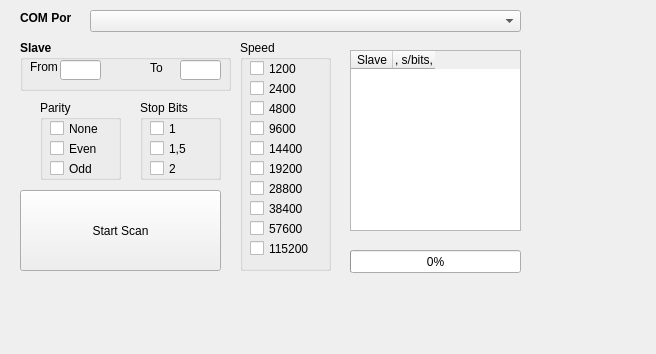
<?xml version="1.0" encoding="UTF-8"?>
<ui version="4.0">
 <class>form_scan</class>
 <widget class="QWidget" name="form_scan">
  <property name="geometry">
   <rect>
    <x>0</x>
    <y>0</y>
    <width>656</width>
    <height>354</height>
   </rect>
  </property>
  <property name="palette">
   <palette>
    <active>
     <colorrole role="WindowText">
      <brush brushstyle="SolidPattern">
       <color alpha="255">
        <red>0</red>
        <green>0</green>
        <blue>0</blue>
       </color>
      </brush>
     </colorrole>
    </active>
    <inactive>
     <colorrole role="WindowText">
      <brush brushstyle="SolidPattern">
       <color alpha="255">
        <red>0</red>
        <green>0</green>
        <blue>0</blue>
       </color>
      </brush>
     </colorrole>
    </inactive>
    <disabled>
     <colorrole role="WindowText">
      <brush brushstyle="SolidPattern">
       <color alpha="255">
        <red>120</red>
        <green>120</green>
        <blue>120</blue>
       </color>
      </brush>
     </colorrole>
    </disabled>
   </palette>
  </property>
  <property name="windowTitle">
   <string>Form</string>
  </property>
  <widget class="QComboBox" name="comboBox_com_port">
   <property name="geometry">
    <rect>
     <x>90</x>
     <y>10</y>
     <width>431</width>
     <height>22</height>
    </rect>
   </property>
  </widget>
  <widget class="QLabel" name="com_port">
   <property name="geometry">
    <rect>
     <x>20</x>
     <y>10</y>
     <width>51</width>
     <height>16</height>
    </rect>
   </property>
   <property name="font">
    <font>
     <bold>true</bold>
    </font>
   </property>
   <property name="text">
    <string>COM Port</string>
   </property>
  </widget>
  <widget class="QGroupBox" name="group_box_slave">
   <property name="geometry">
    <rect>
     <x>20</x>
     <y>40</y>
     <width>211</width>
     <height>51</height>
    </rect>
   </property>
   <property name="font">
    <font>
     <bold>true</bold>
    </font>
   </property>
   <property name="title">
    <string>Slave</string>
   </property>
   <widget class="QLineEdit" name="etr_slave_to">
    <property name="geometry">
     <rect>
      <x>160</x>
      <y>20</y>
      <width>41</width>
      <height>20</height>
     </rect>
    </property>
    <property name="font">
     <font>
      <bold>false</bold>
     </font>
    </property>
    <property name="inputMask">
     <string/>
    </property>
    <property name="text">
     <string/>
    </property>
   </widget>
   <widget class="QLabel" name="lbl_from">
    <property name="geometry">
     <rect>
      <x>10</x>
      <y>20</y>
      <width>43</width>
      <height>13</height>
     </rect>
    </property>
    <property name="font">
     <font>
      <bold>false</bold>
     </font>
    </property>
    <property name="text">
     <string>From</string>
    </property>
   </widget>
   <widget class="QLabel" name="lbl_to">
    <property name="geometry">
     <rect>
      <x>130</x>
      <y>20</y>
      <width>21</width>
      <height>16</height>
     </rect>
    </property>
    <property name="font">
     <font>
      <bold>false</bold>
     </font>
    </property>
    <property name="text">
     <string>To</string>
    </property>
   </widget>
   <widget class="QLineEdit" name="etr_slave_from">
    <property name="geometry">
     <rect>
      <x>40</x>
      <y>20</y>
      <width>41</width>
      <height>20</height>
     </rect>
    </property>
    <property name="font">
     <font>
      <bold>false</bold>
     </font>
    </property>
    <property name="inputMask">
     <string/>
    </property>
    <property name="text">
     <string/>
    </property>
   </widget>
  </widget>
  <widget class="QGroupBox" name="groupBox_speeds">
   <property name="geometry">
    <rect>
     <x>240</x>
     <y>40</y>
     <width>91</width>
     <height>231</height>
    </rect>
   </property>
   <property name="title">
    <string>Speed</string>
   </property>
   <widget class="QCheckBox" name="checkBox_1200">
    <property name="geometry">
     <rect>
      <x>10</x>
      <y>20</y>
      <width>62</width>
      <height>17</height>
     </rect>
    </property>
    <property name="text">
     <string>1200</string>
    </property>
   </widget>
   <widget class="QCheckBox" name="checkBox_2400">
    <property name="geometry">
     <rect>
      <x>10</x>
      <y>40</y>
      <width>62</width>
      <height>17</height>
     </rect>
    </property>
    <property name="text">
     <string>2400</string>
    </property>
   </widget>
   <widget class="QCheckBox" name="checkBox_4800">
    <property name="geometry">
     <rect>
      <x>10</x>
      <y>60</y>
      <width>62</width>
      <height>17</height>
     </rect>
    </property>
    <property name="text">
     <string>4800</string>
    </property>
   </widget>
   <widget class="QCheckBox" name="checkBox_9600">
    <property name="geometry">
     <rect>
      <x>10</x>
      <y>80</y>
      <width>62</width>
      <height>17</height>
     </rect>
    </property>
    <property name="text">
     <string>9600</string>
    </property>
   </widget>
   <widget class="QCheckBox" name="checkBox_14400">
    <property name="geometry">
     <rect>
      <x>10</x>
      <y>100</y>
      <width>62</width>
      <height>17</height>
     </rect>
    </property>
    <property name="text">
     <string>14400</string>
    </property>
   </widget>
   <widget class="QCheckBox" name="checkBox_19200">
    <property name="geometry">
     <rect>
      <x>10</x>
      <y>120</y>
      <width>62</width>
      <height>17</height>
     </rect>
    </property>
    <property name="text">
     <string>19200</string>
    </property>
   </widget>
   <widget class="QCheckBox" name="checkBox_28800">
    <property name="geometry">
     <rect>
      <x>10</x>
      <y>140</y>
      <width>62</width>
      <height>17</height>
     </rect>
    </property>
    <property name="text">
     <string>28800</string>
    </property>
   </widget>
   <widget class="QCheckBox" name="checkBox_38400">
    <property name="geometry">
     <rect>
      <x>10</x>
      <y>160</y>
      <width>62</width>
      <height>17</height>
     </rect>
    </property>
    <property name="text">
     <string>38400</string>
    </property>
   </widget>
   <widget class="QCheckBox" name="checkBox_57600">
    <property name="geometry">
     <rect>
      <x>10</x>
      <y>180</y>
      <width>62</width>
      <height>17</height>
     </rect>
    </property>
    <property name="text">
     <string>57600</string>
    </property>
   </widget>
   <widget class="QCheckBox" name="checkBox_115200">
    <property name="geometry">
     <rect>
      <x>10</x>
      <y>200</y>
      <width>62</width>
      <height>17</height>
     </rect>
    </property>
    <property name="text">
     <string>115200</string>
    </property>
   </widget>
  </widget>
  <widget class="QGroupBox" name="groupBox_parity">
   <property name="geometry">
    <rect>
     <x>40</x>
     <y>100</y>
     <width>81</width>
     <height>80</height>
    </rect>
   </property>
   <property name="title">
    <string>Parity</string>
   </property>
   <widget class="QCheckBox" name="check_box_none">
    <property name="geometry">
     <rect>
      <x>10</x>
      <y>20</y>
      <width>62</width>
      <height>17</height>
     </rect>
    </property>
    <property name="text">
     <string>None</string>
    </property>
   </widget>
   <widget class="QCheckBox" name="check_box_even">
    <property name="geometry">
     <rect>
      <x>10</x>
      <y>40</y>
      <width>62</width>
      <height>17</height>
     </rect>
    </property>
    <property name="text">
     <string>Even</string>
    </property>
   </widget>
   <widget class="QCheckBox" name="check_box_odd">
    <property name="geometry">
     <rect>
      <x>10</x>
      <y>60</y>
      <width>62</width>
      <height>17</height>
     </rect>
    </property>
    <property name="text">
     <string>Odd</string>
    </property>
   </widget>
  </widget>
  <widget class="QGroupBox" name="groupBox_s_bits">
   <property name="geometry">
    <rect>
     <x>140</x>
     <y>100</y>
     <width>81</width>
     <height>80</height>
    </rect>
   </property>
   <property name="title">
    <string>Stop Bits</string>
   </property>
   <widget class="QCheckBox" name="check_box_sb1">
    <property name="geometry">
     <rect>
      <x>10</x>
      <y>20</y>
      <width>62</width>
      <height>17</height>
     </rect>
    </property>
    <property name="text">
     <string>1</string>
    </property>
   </widget>
   <widget class="QCheckBox" name="check_box_sb15">
    <property name="geometry">
     <rect>
      <x>10</x>
      <y>40</y>
      <width>62</width>
      <height>17</height>
     </rect>
    </property>
    <property name="text">
     <string>1,5</string>
    </property>
   </widget>
   <widget class="QCheckBox" name="check_box_sb2">
    <property name="geometry">
     <rect>
      <x>10</x>
      <y>60</y>
      <width>62</width>
      <height>17</height>
     </rect>
    </property>
    <property name="text">
     <string>2</string>
    </property>
   </widget>
  </widget>
  <widget class="QPushButton" name="pushButton_scan">
   <property name="geometry">
    <rect>
     <x>20</x>
     <y>190</y>
     <width>201</width>
     <height>81</height>
    </rect>
   </property>
   <property name="text">
    <string>Start Scan</string>
   </property>
  </widget>
  <widget class="QTableWidget" name="table_devices">
   <property name="geometry">
    <rect>
     <x>350</x>
     <y>50</y>
     <width>171</width>
     <height>181</height>
    </rect>
   </property>
   <property name="palette">
    <palette>
     <active>
      <colorrole role="WindowText">
       <brush brushstyle="SolidPattern">
        <color alpha="255">
         <red>0</red>
         <green>0</green>
         <blue>0</blue>
        </color>
       </brush>
      </colorrole>
     </active>
     <inactive>
      <colorrole role="WindowText">
       <brush brushstyle="SolidPattern">
        <color alpha="255">
         <red>0</red>
         <green>0</green>
         <blue>0</blue>
        </color>
       </brush>
      </colorrole>
     </inactive>
     <disabled>
      <colorrole role="WindowText">
       <brush brushstyle="SolidPattern">
        <color alpha="255">
         <red>120</red>
         <green>120</green>
         <blue>120</blue>
        </color>
       </brush>
      </colorrole>
     </disabled>
    </palette>
   </property>
   <property name="columnCount">
    <number>2</number>
   </property>
   <attribute name="horizontalHeaderDefaultSectionSize">
    <number>42</number>
   </attribute>
   <column>
    <property name="text">
     <string>Slave</string>
    </property>
    <property name="background">
     <color>
      <red>255</red>
      <green>170</green>
      <blue>0</blue>
     </color>
    </property>
   </column>
   <column>
    <property name="text">
     <string>speed, s/bits, parity</string>
    </property>
    <property name="textAlignment">
     <set>AlignHCenter|AlignBottom</set>
    </property>
    <property name="background">
     <color>
      <red>255</red>
      <green>170</green>
      <blue>0</blue>
     </color>
    </property>
   </column>
  </widget>
  <widget class="QProgressBar" name="progressBar_">
   <property name="geometry">
    <rect>
     <x>350</x>
     <y>250</y>
     <width>171</width>
     <height>23</height>
    </rect>
   </property>
   <property name="value">
    <number>0</number>
   </property>
  </widget>
 </widget>
 <resources/>
 <connections/>
</ui>
